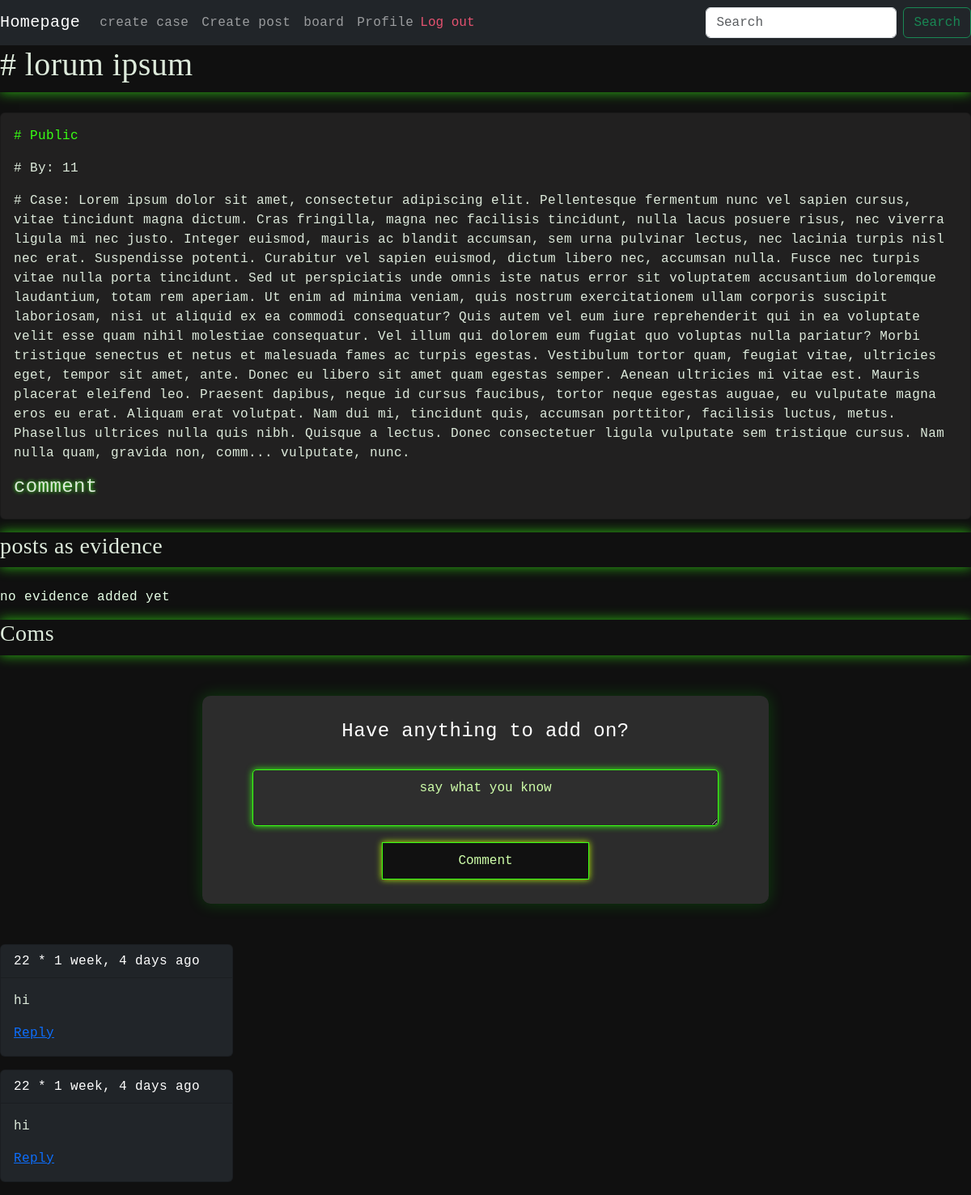
The app's page /cases/7/ (signed in) with its own data.
### final/models.py (models this page shows, shortened)
class Case(models.Model):
    author = models.ForeignKey(settings.AUTH_USER_MODEL, on_delete=models.CASCADE, related_name="cases")
    title = models.CharField(max_length=200)
    notes = models.TextField(blank=True)
    is_public = models.BooleanField(default=True)
    created_at = models.DateTimeField(auto_now_add=True)

class Comments(models.Model):
    case = models.ForeignKey(Case, on_delete=models.CASCADE, related_name="comments")
    author = models.ForeignKey(settings.AUTH_USER_MODEL, on_delete=models.CASCADE)
    body = models.TextField()
    parent = models.ForeignKey("self", null=True, blank=True, on_delete=models.CASCADE, related_name="replies")
    created_at = models.DateTimeField(auto_now_add=True)

### final/views.py (the view, shortened to what this page needs)
# urls.py: path("cases/<int:case_id>/", views.case_details, name="case_detail"),
@login_required
def case_details(request, case_id):
    case=get_object_or_404(Case, id=case_id)
    evidence_posts = case.evidence.all().select_related('post', 'post__author')
    comments = case.comments.filter(parent=None).order_by("-created_at")
    return render(request, "case_details.html", {
        "case":case,
        "evidence_posts": evidence_posts,
        "comments": comments
    })

### final/templates/case_details.html (shortened to what this page needs)
{% extends "layout.html" %}
{% load humanize %}
{% block body %}
<h1 class="gl_h1"># {{ case.title }} </h1>
<div class="card mb-3"  style="background-color:#212020; color:#ddeadb;">
  <div class="card-body">
    {% if case.is_public %}
      <p class="card-text"><span style="color: #39ff14;"># Public</span>
      {% else %}
      <span style="color:#ff1414"># private</span>
    {% endif %}</p>
    <p class="card-text"># By:  {{ case.author.username }}</p>
    <p class="card-text"># Case: {{ case.notes }}</p>
    <h4><a href="#comments_section" style="text-decoration: none; color: #ddeadb; text-shadow: 0 0 5px #39ff14;">comment</a></h4>
  </div>
</div>
<h3 class="gl_h1">posts as evidence </h3>
{% for ev in evidence_posts %}
<div class="card text-white bg-dark mb-3 w-75 mx-auto">
    <div class="card-body">
        <br>
        <h4 class="card-title">{{ ev.post.title }}</h4>
        <p class="card-text">{{ ev.post.body|truncatechars:100 }}</p>
        <p class="card-text">by: <strong>"{{ ev.post.author.username }}"</strong> in <strong>"{{ ev.post.country }}"</strong> specifically in <strong>"{{ ev.post.city }}"</strong></p>
        <a href="{% url 'view_post' ev.post.id %}" class="btn btn-outline-success">view post</a>
        <br>
        <small style="font-family: sans-serif;">Added on {{ ev.added_at }}</small>
    </div>
</div>
{% empty %}
<p>no evidence added yet</p>
{% endfor %}
<h3 class="gl_h1">Coms</h3>
{% if user.is_authenticated %}
<form class="formm" method="post">
  <h4>Have anything to add on?</h4>
  <br>
  <textarea name="comment_body" id="comment_body" placeholder="say what you know" required></textarea>
  <button type="submit">Comment</button>
</form>
{% else %}
<p>Log in to comment</p>
{% endif %}
<div class="comments_section" id="comments_section">
  {% for comment in comments %}
  <div class="card text-white bg-dark mb-3" style="max-width: 18rem;">
    <div class="card-header">{{ comment.author.username }} * {{ comment.created_at|naturaltime }}
    </div>
    <div class="card-body">
      <p class="card-text">{{ comment.body }}</p>
      {% if user.is_authenticated %}
        <a href="#comment_body" class="reply-btn" data-comment-id="{{ comment.id }}" data-username="{{ comment.author.username }}">Reply</a>
      {% endif %}
    </div>
  </div>
  {% empty %}
    <p>no comments yet</p>
  {% endfor %}
</div>
{% endblock %}

### final/static/styles.css (style rules this page uses)
html { scroll-behavior: smooth; }
body { background: #101010; color: #e6ffe6; letter-spacing: 0.4px; font-family: monospace; }
.gl_h1 { color: #ddeadb; margin-bottom: 25px; padding-bottom: 10px; box-shadow: 0 0 15px rgba(57, 255, 20, 0.7); font-family: cursive; }
.formm { max-width: 700px; margin: 50px auto; padding: 30px; background-color: #2c2c2c; display: flex; align-items: center; flex-direction: column; border-radius: 10px; box-shadow: 0 0 20px rgba(0, 255, 0, 0.2); backdrop-filter: blur(2px); color: #fff; }
.formm input, .formm textarea { outline: none; width: 90%; max-width: 600px; border-color: #39ff14; padding: 10px; color: #fff; margin-bottom: 20px; text-align: center; border-radius: 5px; box-shadow: 0 0 8px #39ff14; background-color: #2e2e2e; }
.formm input::placeholder, .formm textarea::placeholder { color: #cfffaa; text-align: center; }
.formm button, .case_btn, #btn { align-self: center; background-color: #111; width: 40%; color: #cfffaa; border: 1px solid #39ff14; padding: 10px; cursor: pointer; box-shadow: 0 0 8px #bfff00; }
.card-title, .card-text, #nav-link { color: #ddeadb; text-decoration: none; }

### records on screen
Case: title "lorum ipsum", author.username "11", notes "Lorem ipsum dolor sit amet, consectetur adipiscing elit. Pellentesque fermentum nunc vel sapien cursus, vitae tincidunt magna dictum. Cras fringilla, magna nec facilisis tincidunt, nulla lacus posuere risus, nec viverra ligula mi nec justo. Integer euismod, mauris ac blandit accumsan, sem urna pulvinar lectus, nec lacinia turpis nisl nec erat. Suspendisse potenti. Curabitur vel sapien euismod, dictum libero nec, accumsan nulla. Fusce nec turpis vitae nulla porta tincidunt. Sed ut perspiciatis unde omnis iste natus error sit voluptatem accusantium doloremque laudantium, totam rem aperiam. Ut enim ad minima veniam, quis nostrum exercitationem ullam corporis suscipit laboriosam, nisi ut…"
Comments: author.username "22", created_at "1 week, 4 days ago", body "hi"
Comments: author.username "22", created_at "1 week, 4 days ago", body "hi"
